Frame 1 (no input): blank canvas, image omitted
Frame 60 (no input): blank canvas, image omitted
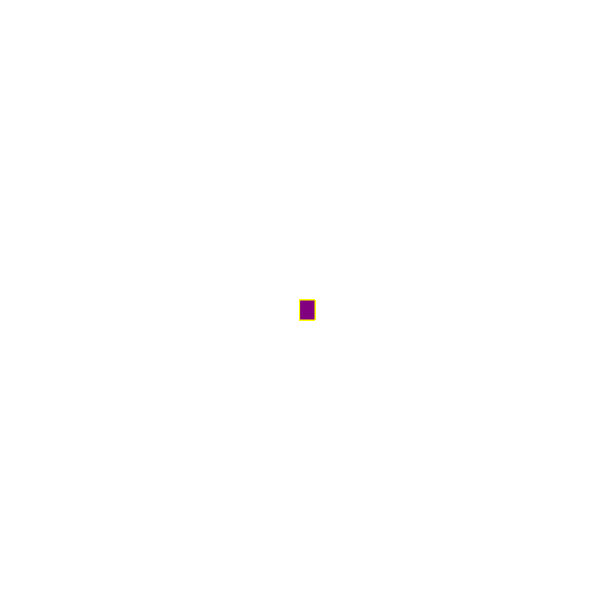
Frame 120 (the mouse pressed at the canvas centre since frame 60)

The p5.js sketch whose frames 1 and 60 were blank and that drew this single picture after the mouse press (run headless with seeded random() and noise() and a simulated clock; from frame 60 on, the mouse is pressed at the canvas centre):

// p5.js sketch
// ── sketch.js
function setup() {
    createCanvas(600, 600);
    background("Blacl");
  }
  
  function draw() {
    stroke("yellow");
    fill("Purple")
    
  if(mouseIsPressed){
    rect(mouseX, mouseY,15, 20);
  }
  
  }
